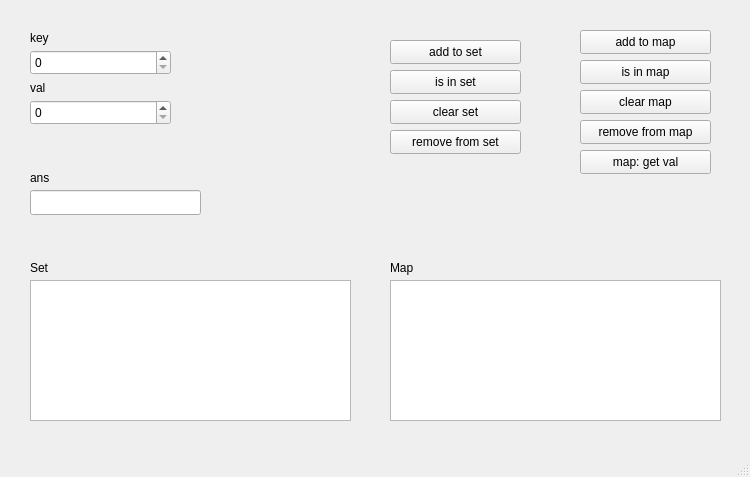
<?xml version="1.0" encoding="UTF-8"?>
<ui version="4.0">
 <class>MainWindow</class>
 <widget class="QMainWindow" name="MainWindow">
  <property name="geometry">
   <rect>
    <x>0</x>
    <y>0</y>
    <width>750</width>
    <height>477</height>
   </rect>
  </property>
  <property name="windowTitle">
   <string>MainWindow</string>
  </property>
  <widget class="QWidget" name="centralwidget">
   <widget class="QLabel" name="label">
    <property name="geometry">
     <rect>
      <x>30</x>
      <y>170</y>
      <width>49</width>
      <height>16</height>
     </rect>
    </property>
    <property name="text">
     <string>ans</string>
    </property>
   </widget>
   <widget class="QSpinBox" name="spinBox">
    <property name="geometry">
     <rect>
      <x>30</x>
      <y>50</y>
      <width>141</width>
      <height>25</height>
     </rect>
    </property>
   </widget>
   <widget class="QSpinBox" name="spinBox_val">
    <property name="geometry">
     <rect>
      <x>30</x>
      <y>100</y>
      <width>141</width>
      <height>25</height>
     </rect>
    </property>
   </widget>
   <widget class="QLabel" name="label_2">
    <property name="geometry">
     <rect>
      <x>30</x>
      <y>30</y>
      <width>49</width>
      <height>16</height>
     </rect>
    </property>
    <property name="text">
     <string>key</string>
    </property>
   </widget>
   <widget class="QLabel" name="label_3">
    <property name="geometry">
     <rect>
      <x>30</x>
      <y>80</y>
      <width>49</width>
      <height>16</height>
     </rect>
    </property>
    <property name="text">
     <string>val</string>
    </property>
   </widget>
   <widget class="QPushButton" name="pushButton_s_add">
    <property name="geometry">
     <rect>
      <x>390</x>
      <y>40</y>
      <width>131</width>
      <height>24</height>
     </rect>
    </property>
    <property name="text">
     <string>add to set</string>
    </property>
   </widget>
   <widget class="QPushButton" name="pushButton_s_check">
    <property name="geometry">
     <rect>
      <x>390</x>
      <y>70</y>
      <width>131</width>
      <height>24</height>
     </rect>
    </property>
    <property name="text">
     <string>is in set</string>
    </property>
   </widget>
   <widget class="QPushButton" name="pushButton_m_add">
    <property name="geometry">
     <rect>
      <x>580</x>
      <y>30</y>
      <width>131</width>
      <height>24</height>
     </rect>
    </property>
    <property name="text">
     <string>add to map</string>
    </property>
   </widget>
   <widget class="QPushButton" name="pushButton_m_check">
    <property name="geometry">
     <rect>
      <x>580</x>
      <y>60</y>
      <width>131</width>
      <height>24</height>
     </rect>
    </property>
    <property name="text">
     <string>is in map</string>
    </property>
   </widget>
   <widget class="QPushButton" name="pushButton_m_get">
    <property name="geometry">
     <rect>
      <x>580</x>
      <y>150</y>
      <width>131</width>
      <height>24</height>
     </rect>
    </property>
    <property name="text">
     <string>map: get val</string>
    </property>
   </widget>
   <widget class="QPushButton" name="pushButton_s_clear">
    <property name="geometry">
     <rect>
      <x>390</x>
      <y>100</y>
      <width>131</width>
      <height>24</height>
     </rect>
    </property>
    <property name="text">
     <string>clear set</string>
    </property>
   </widget>
   <widget class="QPushButton" name="pushButton_s_remove">
    <property name="geometry">
     <rect>
      <x>390</x>
      <y>130</y>
      <width>131</width>
      <height>24</height>
     </rect>
    </property>
    <property name="text">
     <string>remove from set</string>
    </property>
   </widget>
   <widget class="QPushButton" name="pushButton_m_remove">
    <property name="geometry">
     <rect>
      <x>580</x>
      <y>120</y>
      <width>131</width>
      <height>24</height>
     </rect>
    </property>
    <property name="text">
     <string>remove from map</string>
    </property>
   </widget>
   <widget class="QPushButton" name="pushButton_m_clear">
    <property name="geometry">
     <rect>
      <x>580</x>
      <y>90</y>
      <width>131</width>
      <height>24</height>
     </rect>
    </property>
    <property name="text">
     <string>clear map</string>
    </property>
   </widget>
   <widget class="QTextEdit" name="textEdit_set">
    <property name="geometry">
     <rect>
      <x>30</x>
      <y>280</y>
      <width>321</width>
      <height>141</height>
     </rect>
    </property>
    <property name="readOnly">
     <bool>true</bool>
    </property>
   </widget>
   <widget class="QTextEdit" name="textEdit_map">
    <property name="geometry">
     <rect>
      <x>390</x>
      <y>280</y>
      <width>331</width>
      <height>141</height>
     </rect>
    </property>
    <property name="readOnly">
     <bool>true</bool>
    </property>
   </widget>
   <widget class="QLabel" name="label_4">
    <property name="geometry">
     <rect>
      <x>30</x>
      <y>260</y>
      <width>49</width>
      <height>16</height>
     </rect>
    </property>
    <property name="text">
     <string>Set</string>
    </property>
   </widget>
   <widget class="QLabel" name="label_5">
    <property name="geometry">
     <rect>
      <x>390</x>
      <y>260</y>
      <width>49</width>
      <height>16</height>
     </rect>
    </property>
    <property name="text">
     <string>Map</string>
    </property>
   </widget>
   <widget class="QLineEdit" name="textEdit">
    <property name="geometry">
     <rect>
      <x>30</x>
      <y>190</y>
      <width>171</width>
      <height>25</height>
     </rect>
    </property>
   </widget>
  </widget>
  <widget class="QMenuBar" name="menubar">
   <property name="geometry">
    <rect>
     <x>0</x>
     <y>0</y>
     <width>750</width>
     <height>22</height>
    </rect>
   </property>
  </widget>
  <widget class="QStatusBar" name="statusbar"/>
 </widget>
 <resources/>
 <connections/>
</ui>
